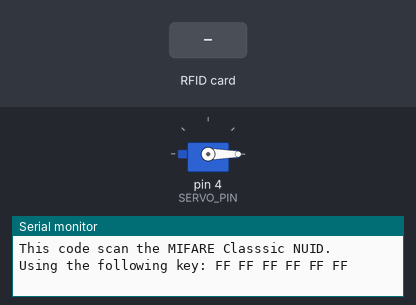
Recording of a sketch running on a simulated Arduino Uno, built with avr-gcc and run on an emulated ATmega328P. Parts: servo, the last lines printed to the serial monitor. Inputs (shaded band) come from the test bench.

Above: at 1.2 s.
1.3 s: RFID card 5E 7A 19 C4 held to the reader
At 2.7 s:
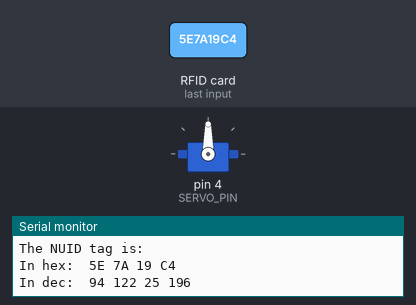
Timing chart, 0 to 4.3 s (numbered marks = the images above; inputs shaded):
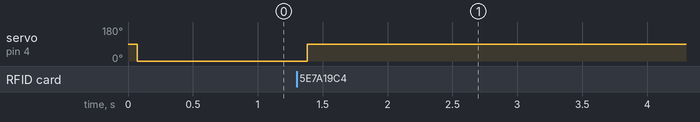

The sketch:

lock_box.ino
```cpp
#include <SPI.h>
#include <MFRC522.h>
#include <Servo.h>

#define SS_PIN 10
#define RST_PIN 9
#define SERVO_PIN 4

#define POSITION_LOCK 0
#define POSITION_UNLOCK 90

MFRC522 rfid(SS_PIN, RST_PIN);

MFRC522::MIFARE_Key key;
// Init array that will store new NUID
byte nuidPICC[4];

Servo servoMotor;
bool lock = true;

void setup()
{
  Serial.begin(9600);
  servoMotor.attach(SERVO_PIN);

  SPI.begin();          // Init SPI bus
  rfid.PCD_Init();      // Init MFRC522

  for (byte i = 0; i < 6; i++)
    {  key.keyByte[i] = 0xFF;
    }

  Serial.println(F("This code scan the MIFARE Classsic NUID."));
  Serial.print(F("Using the following key:"));
  printHex(key.keyByte, MFRC522::MF_KEY_SIZE);

  servoMotor.write(POSITION_LOCK);

}
// ------------------------------------------------------------------
void printHex(byte *buffer, byte bufferSize) {
  for (byte i = 0; i < bufferSize; i++) {
    Serial.print(buffer[i] < 0x10 ? " 0" : " ");
    Serial.print(buffer[i], HEX);
  }
}
void printDec(byte *buffer, byte bufferSize) {
  for (byte i = 0; i < bufferSize; i++) {
    Serial.print(buffer[i] < 0x10 ? " 0" : " ");
    Serial.print(buffer[i], DEC);
  }
}
//------------------------------------------------------------------

void loop() {
  // Buscamos tarjetas
  if ( ! rfid.PICC_IsNewCardPresent())
    return;

  // SI la encuentra la leemos
  if ( ! rfid.PICC_ReadCardSerial())
    return;

  Serial.print(F("PICC type: "));
  MFRC522::PICC_Type piccType = rfid.PICC_GetType(rfid.uid.sak);
  Serial.println(rfid.PICC_GetTypeName(piccType));

  // Check is the PICC of Classic MIFARE type
  if (piccType != MFRC522::PICC_TYPE_MIFARE_MINI &&
    piccType != MFRC522::PICC_TYPE_MIFARE_1K &&
    piccType != MFRC522::PICC_TYPE_MIFARE_4K)
      {
        Serial.println(F("Your tag is not of type MIFARE Classic."));
        return;
      }

  if (rfid.uid.uidByte[0] != nuidPICC[0] ||
    rfid.uid.uidByte[1] != nuidPICC[1] ||
    rfid.uid.uidByte[2] != nuidPICC[2] ||
    rfid.uid.uidByte[3] != nuidPICC[3] )
    {
        Serial.println(F("A new card has been detected."));

        Serial.println(F("The NUID tag is:"));
        Serial.print(F("In hex: "));
        printHex(rfid.uid.uidByte, rfid.uid.size);
        Serial.println();
        Serial.print(F("In dec: "));
        printDec(rfid.uid.uidByte, rfid.uid.size);
        Serial.println();

        // put your main code here, to run repeatedly:
        servoMotor.write(lock ? POSITION_UNLOCK : POSITION_LOCK);
        lock = !lock;
        delay(1000);


       rfid.PICC_HaltA();
       rfid.PCD_StopCrypto1();
    }
    delay(600);
}
```

Measured:
- after the input at 1.3 s, servo on pin 4 (SERVO_PIN): 0° → 90° after 0.08 s
